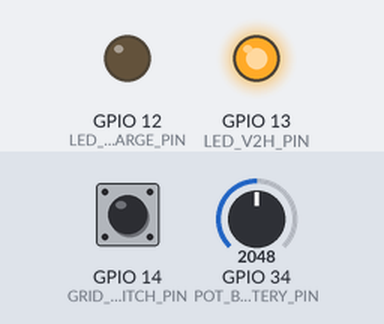
Recording of a sketch running on a simulated ESP32. Shown: output pins drawn as LEDs (lit = HIGH). Inputs (shaded band) come from the test bench; at power-on: GPIO 34 (POT_BATTERY_PIN) = 2048, GPIO 14 (GRID_SWITCH_PIN) LOW. What the sketch prints to the serial monitor is not drawn.

Above: at 1.8 s.
1.9 s: GPIO 34 (POT_BATTERY_PIN) set to 874
3.4 s: GPIO 34 (POT_BATTERY_PIN) set to 783
At 4.4 s:
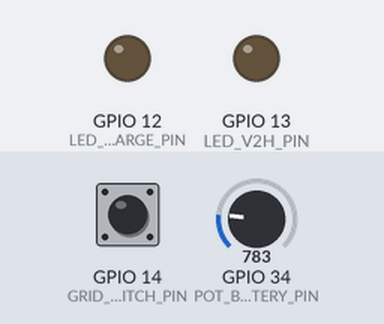
5.5 s: GPIO 14 (GRID_SWITCH_PIN) pulled HIGH for 1.2 s
At 6.8 s:
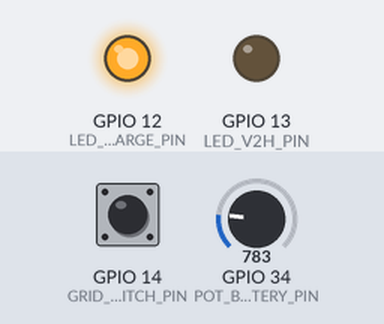
8.5 s: GPIO 14 (GRID_SWITCH_PIN) pulled HIGH for 3.2 s
At 13.0 s:
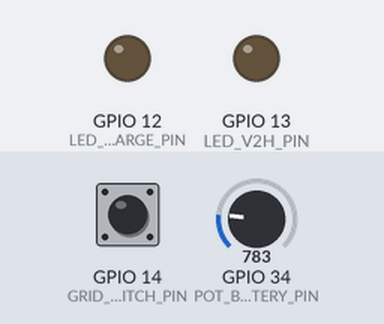
13.5 s: GPIO 34 (POT_BATTERY_PIN) set to 1228
At 14.5 s:
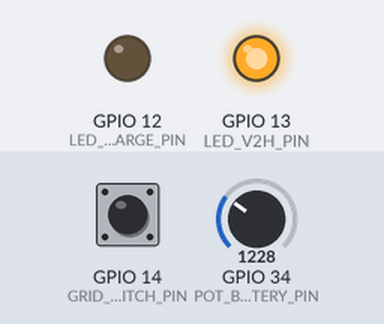
Timing chart, 0 to 16.5 s (numbered marks = the images above; inputs shaded):
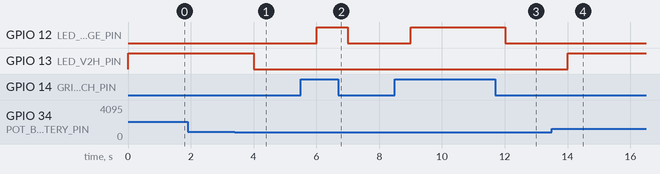

Measured:
- the behaviour switches between 820 and 819 on GPIO 34 (POT_BATTERY_PIN) (found by bisection; images 0 and 1)
- after the input at 1.9 s, every drawn part: stays the same
- after the input at 3.4 s, GPIO 13 (LED_V2H_PIN): HIGH → LOW after 0.61 s
- after the input at 5.5 s, GPIO 12 (LED_CHARGE_PIN): LOW → HIGH after 0.51 s, → LOW 1.0 s later
- after the input at 8.5 s, GPIO 12 (LED_CHARGE_PIN): LOW → HIGH after 0.51 s, → LOW 3.0 s later
- after the input at 13.5 s, GPIO 13 (LED_V2H_PIN): LOW → HIGH after 0.51 s

The sketch:

sketchEV.ino
```cpp
#include <Arduino.h>

// 🔴 تحديد الـ Pins بناءً على التوصيل في المحاكاة 🔴
const int GRID_SWITCH_PIN = 14; // Slide Switch على Pin 14
const int POT_BATTERY_PIN = 34; // Potentiometer على Pin 34 (ADC)
const int LED_V2H_PIN     = 13;  // LED أخضر على Pin 2
const int LED_CHARGE_PIN  = 12; // LED أحمر على Pin 12

enum EVMode {
  EV_IDLE,
  EV_SMART_CHARGE,
  EV_FAST_CHARGE,
  EV_V2H_DISCHARGE
};

struct EVSystemState {
  float batterySOC;
  bool isConnected;
  bool isGridAvailable;
  bool isPeakHour;
  float homeLoadkW;
};

EVMode controlEVPipeline(const EVSystemState &sys, String &explainableReason) {
  if (!sys.isConnected) {
    explainableReason = "🔌 EV Disconnected: No action possible.";
    return EV_IDLE;
  }

  // انقطاع الكهرباء -> V2H
  if (!sys.isGridAvailable) {
    if (sys.batterySOC > 20.0) {
      explainableReason = "⚡ V2H ACTIVATED: Supplying home loads from EV battery (" + String(sys.batterySOC, 0) + "% SOC).";
      return EV_V2H_DISCHARGE;
    } else {
      explainableReason = "⚠️ V2H DISABLED: Battery too low (" + String(sys.batterySOC, 0) + "%) to discharge safely.";
      return EV_IDLE;
    }
  }

  // الكهرباء شغالة -> شحن
  if (sys.batterySOC < 15.0) {
    explainableReason = "🚀 FAST CHARGE: Battery critically low (" + String(sys.batterySOC, 0) + "%). Charging immediately!";
    return EV_FAST_CHARGE;
  }

  if (sys.isPeakHour && sys.batterySOC >= 80.0) {
    explainableReason = "⏸️ CHARGE PAUSED: Peak hours detected. Pausing to save cost (" + String(sys.batterySOC, 0) + "%).";
    return EV_IDLE;
  }

  if (sys.batterySOC < 95.0) {
    explainableReason = "🟢 SMART CHARGE: Charging EV efficiently (" + String(sys.batterySOC, 0) + "%).";
    return EV_SMART_CHARGE;
  }

  explainableReason = "✅ FULLY CHARGED: Battery full (" + String(sys.batterySOC, 0) + "%). Standby.";
  return EV_IDLE;
}

void setup() {
  Serial.begin(115200);

  pinMode(GRID_SWITCH_PIN, INPUT);
  pinMode(POT_BATTERY_PIN, INPUT);
  pinMode(LED_V2H_PIN, OUTPUT);
  pinMode(LED_CHARGE_PIN, OUTPUT);

  Serial.println("--- 🚗 EV & V2H Smart Simulator Ready ---");
}

void loop() {
  // 1. قراءة حالة الكهرباء (HIGH = شغالة / LOW = مقطوعة)
  bool gridAvailable = (digitalRead(GRID_SWITCH_PIN) == HIGH);

  // 2. قراءة البطارية من المقاومة
  int rawADC = analogRead(POT_BATTERY_PIN);
  float batterySOC = (rawADC / 4095.0) * 100.0;

  // 3. بناء حالة النظام
  EVSystemState currentState = {batterySOC, true, gridAvailable, false, 2.5};

  // 4. اتخاذ القرار من الموديول
  String reason = "";
  EVMode mode = controlEVPipeline(currentState, reason);

  // 5. تحديث اللمبات بناءً على الحالة
  if (mode == EV_V2H_DISCHARGE) {
    digitalWrite(LED_V2H_PIN, HIGH);   // ينور الأخضر
    digitalWrite(LED_CHARGE_PIN, LOW);  // يطفي الأحمر
  }
  else if (mode == EV_SMART_CHARGE || mode == EV_FAST_CHARGE) {
    digitalWrite(LED_V2H_PIN, LOW);    // يطفي الأخضر
    digitalWrite(LED_CHARGE_PIN, HIGH); // ينور الأحمر
  }
  else {
    digitalWrite(LED_V2H_PIN, LOW);
    digitalWrite(LED_CHARGE_PIN, LOW);
  }

  // 6. طباعة القرار
  Serial.println(reason);
  delay(1000);
}
```
